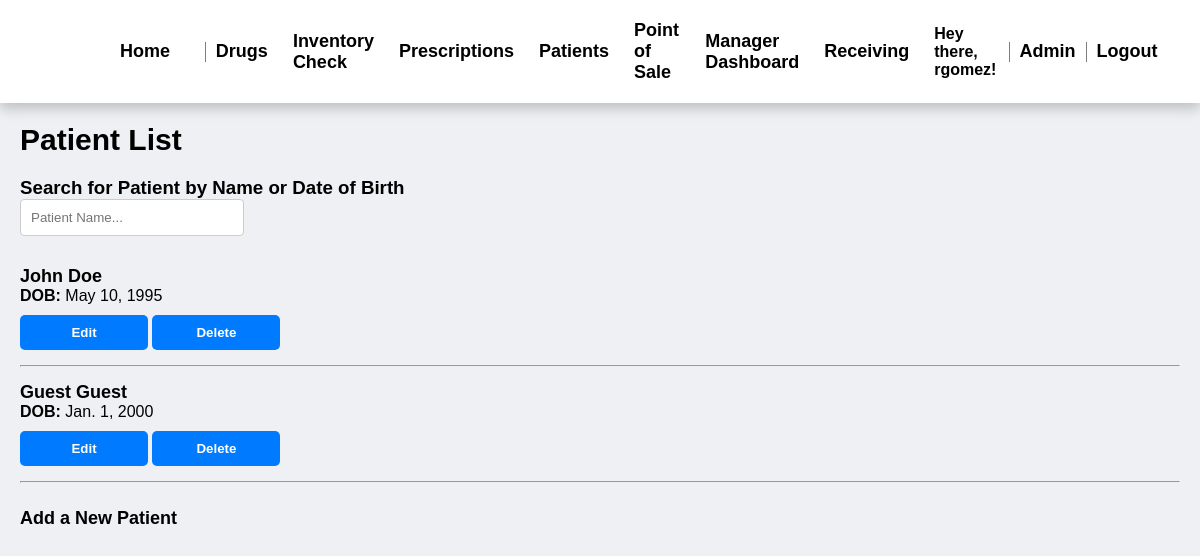
Before: /patients/patient_list/ (signed in) with the older database file.
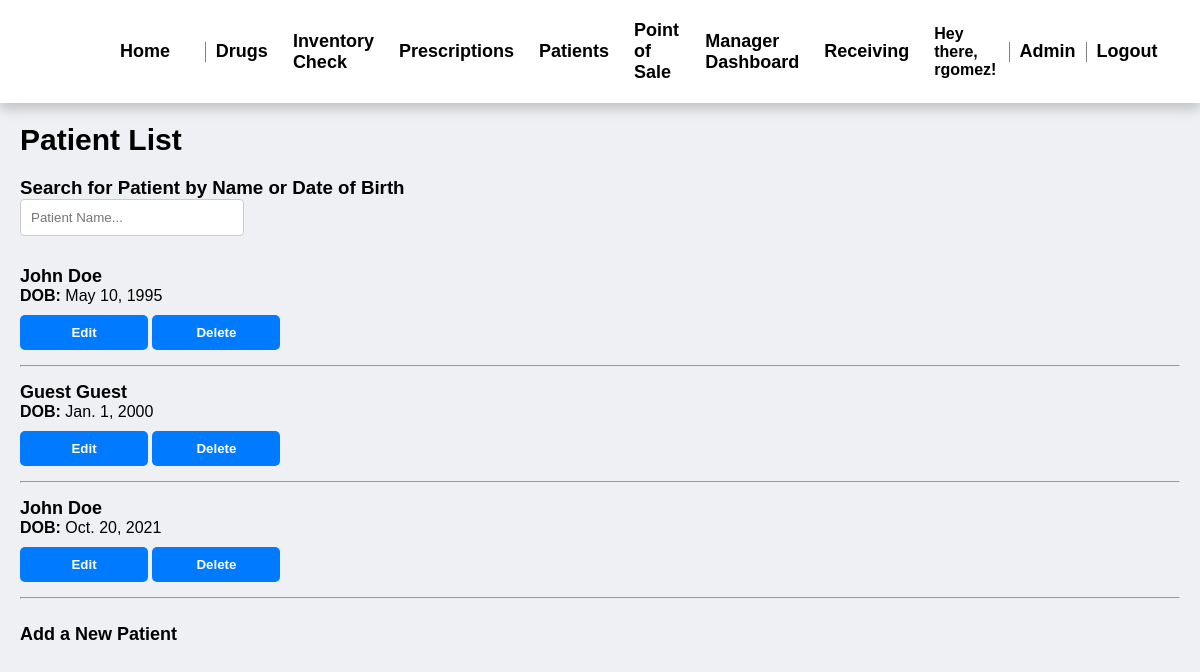
After: the same page with the newer database file.
### patient/models.py (models this page shows, shortened)
class Patient(models.Model):
    first_name = models.CharField(max_length=255)
    last_name = models.CharField(max_length=255)
    dob = models.DateField()
    address = models.CharField(max_length=255)
    phone = models.CharField(max_length=255)
    email = models.EmailField()
    insurance = models.CharField(max_length=255)

### patient/views.py (the view)
# urls.py: path('patient_list/', views.patient_list, name='patient_list'),
@login_required
def patient_list(request):
    patients = Patient.objects.all()  # Retrieves all of the patients
    return render(request, 'patient_list.html', {'patients': patients})

### drugs/templatetags/custom_filters.py (called while the page is built)
@register.filter
def is_in_group(user, group_names):
    group_list = group_names.split(',')
    return user.groups.filter(name__in=group_list).exists()

### patient/templates/patient_list.html (shortened to what this page needs)
{% extends "base.html" %}
{% load custom_filters %}
{% block css %}
    {% load static %}
    <link rel="stylesheet" type="text/css" href="{% static 'prescription_list.css' %}" />
{% endblock css %}
{% block content %}
    <html>
    <head>
    </head>
    <body>
        <h2>Patient List</h2>
        <h3>Search for Patient by Name or Date of Birth</h3>
         <form action="{% url 'patient_search' %}" method="get">
            <input class="form_input" name="query" type="text" placeholder="Patient Name...">
         </form>
        <ul>
            {% for patient in patients %}
                <li>
                    <strong><a class="patient_buttons" href="{% url 'patient_details' patient.id %}">{{ patient.first_name }} {{ patient.last_name }}</a></strong><br>
                    <strong>DOB:</strong> {{ patient.dob }}<br>
                    <button><a class="button_links" href="{% url 'edit_patient' patient.id %}">Edit</a></button>
                    <button><a class="button_links" href="{% url 'delete_patient' patient.id %}">Delete</a></button>
                </li>
                <hr>
            {% endfor %}
        </ul>
        <a class="patient_buttons" href="{% url 'add_patient'%}">Add a New Patient</a>
    </body>
    </html>
{% endblock %}

Changed rows visible on the page:
added Patient: first_name "John", last_name "Doe", dob "Oct. 20, 2021"
